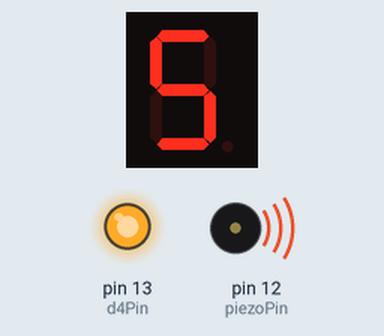
The sketch below on a simulated Arduino Uno, built with avr-gcc and run on an emulated ATmega328P. On the bench: 1-digit seven-segment display, output pins drawn as LEDs (lit = HIGH), buzzer (waves = sounding). Wiring (inferred from the names in the program): 1-digit 7-segment display, segments lit when LOW: segments pin 2, pin 3, pin 4, pin 5, pin 6, pin 7, pin 8, pin 9. The segment pins are drawn as the display they are named for; pins used as bus, display or sensor lines are not drawn.

Above: at 0.1 s.
At 1.7 s:
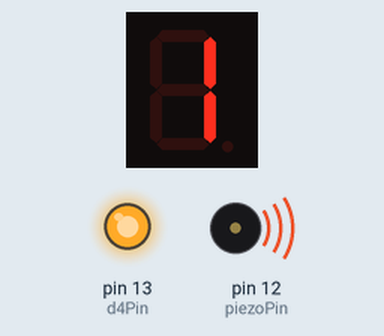
At 4.1 s:
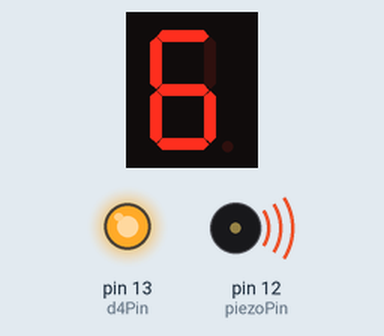
At 5.7 s:
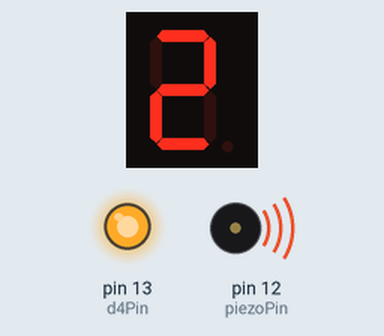
Timing chart, 0 to 130.0 s (numbered marks = the images above):
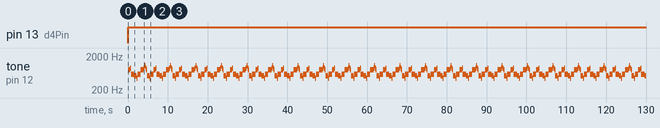

Measured:
- by itself, pin 13 (d4Pin): LOW → HIGH at 0.00 s
- by itself, tone on pin 12 (piezoPin): repeats every 6.4 s: 880 Hz 0.20 s, 588 Hz 0.80 s, 524 Hz 0.60 s, 440 Hz 0.20 s, 588 Hz 0.80 s, 784 Hz 0.80 s, 880 Hz 0.20 s, 1048 Hz 0.20 s, 880 Hz 0.20 s, 784 Hz 0.20 s, 524 Hz 0.60 s, 440 Hz 0.20 s, 588 Hz 0.80 s, 784 Hz 0.60 s
- what the display in image 1 shows lasts 0.6 s, from 1.6 s to 2.2 s

The sketch:

Exp161023-MusicPlayerWithToneDisplay.ino
```cpp
/*
 *  Experiment 161023
 *
 *  Music player with 7 Segment display using
 *  numbered musical notation (Jianpu)
 *
 */

int d4Pin = 13;
int piezoPin = 12;

/* Pin location for the 7 segments (a-g, and dp)
 * on the Arduino Uno board.
 */
int segments[] = {2, 3, 4, 5, 6, 7, 8, 9};

/* Segment LOW/HIGH status for showing digits 0-9
 * and the dot on the display.
 * See datasheet for configuration
 */
int digits[11][8] = {
 {LOW, LOW, LOW, LOW, LOW, LOW, HIGH, HIGH},      //0
 {HIGH, LOW, LOW, HIGH, HIGH, HIGH, HIGH, HIGH}, //1
 {LOW, LOW, HIGH, LOW, LOW, HIGH, LOW, HIGH},    //2
 {LOW, LOW, LOW, LOW, HIGH, HIGH, LOW, HIGH},    //3
 {HIGH, LOW, LOW, HIGH, HIGH, LOW, LOW, HIGH},   //4
 {LOW, HIGH, LOW, LOW, HIGH, LOW, LOW, HIGH},    //5
 {LOW, HIGH, LOW, LOW, LOW, LOW, LOW, HIGH},     //6
 {LOW, LOW, LOW, HIGH, HIGH, HIGH, HIGH, HIGH},  //7
 {LOW, LOW, LOW, LOW, LOW, LOW, LOW, HIGH},       //8
 {LOW, LOW, LOW, LOW, HIGH, LOW, LOW, HIGH},       //9
 {HIGH, HIGH, HIGH, HIGH, HIGH, HIGH, HIGH, LOW}  //dot
};

// Music notes and frequency
#define C3  131
#define CS3 139
#define D3  147
#define DS3 156
#define E3  165
#define F3  175
#define FS3 185
#define G3  196
#define GS3 208
#define A3  220
#define AS3 233
#define B3  247
#define C4  262
#define CS4 277
#define D4  294
#define DS4 311
#define E4  330
#define F4  349
#define FS4 370
#define G4  392
#define GS4 415
#define A4  440
#define AS4 466
#define B4  494
#define C5  524

// Music teompos and durations
#define W1  1      //whole
#define H2  0.5    //half
#define Q4  0.25   //quarter
#define E8  0.125  //eighth
#define S16 0.0625 //sixteenth

// The music in numbered musical notation. (The East Is Red)
int sequence[] = {5, 5, 5, 6, 2, 2, 2, 2,
                  1, 1, 1, 6, 2, 2, 2, 2,
                  5, 5, 5, 5, 6, 1, 6, 5,
                  1, 1, 1, 6, 2, 2, 2, 2
                  };

int sequenceSize = sizeof(sequence) / sizeof(sequence[0]);

int toneVal;

int tune[] = {
  G4, G4, G4, A4, D4, D4, D4, D4,
  C4, C4, C4, A3, D4, D4, D4, D4,
  G4, G4, G4, G4, A4, C5, A4, G4,
  C4, C4, C4, A3, D4, D4, D4, D4
  };

float toneLength = Q4;
int   toneDelay =  800;

void setup(){

  int pins[] = {2, 3, 4, 5, 6, 7, 8, 9, 13};

  // Set all 7-Segment pins to OUTPUT
  for(int i = 0; i < sizeof(pins)/sizeof(pins[0]); i ++){

     pinMode(pins[i],  OUTPUT);

  }

  for (int x = 0; x < sequenceSize ; x++) {
    tune[x] *= 2;
  }

  pinMode(piezoPin, OUTPUT);

}

void loop(){

  // Accept input on digit 4
  digitalWrite(d4Pin, HIGH);

  for(int i = 0; i < sequenceSize; i ++){

    showDigit(digits[sequence[i]], toneDelay);
    playTone(tune[i], piezoPin);

  }

}

void showDigit(int digit[], int delayTime){

  for (int i = 0; i<8; i++){
    digitalWrite(segments[i], digit[i]);
  }

}

void playTone(int tune, int piezoPin){

  tone(piezoPin, tune);
  delay(toneDelay * toneLength);
  //noTone(piezoPin);

}
```
